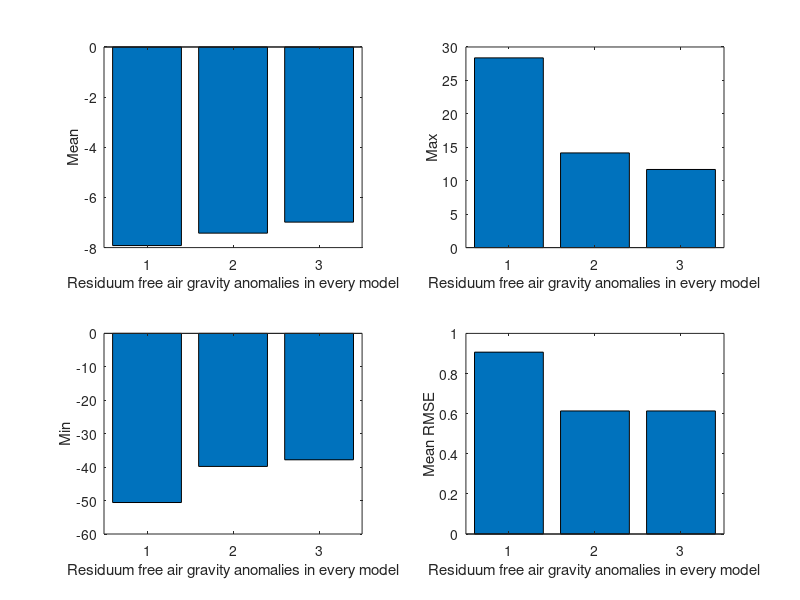
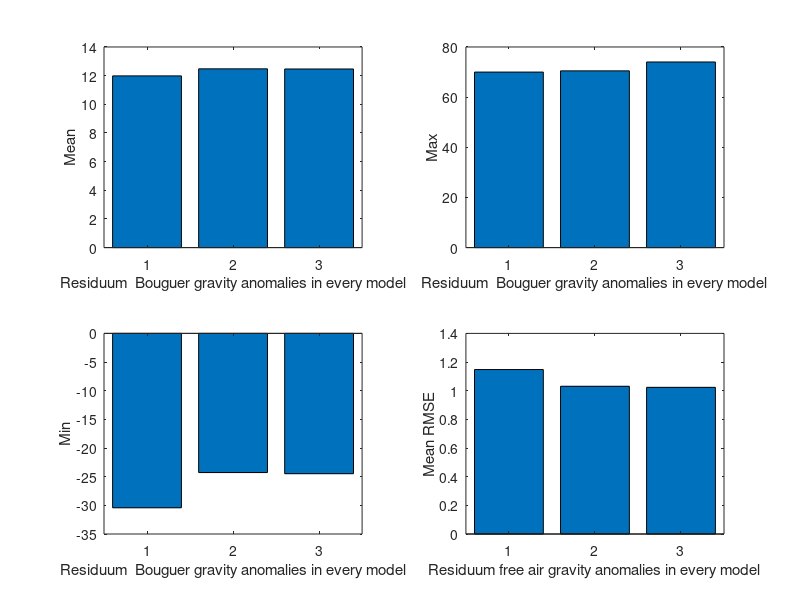

Write MATLAB code to recreate these figures, in order.
% Computation gravity anomaly using data anomalies
gn=importdata('data_to_anomalies (1).txt');
fi=gn.data(:,1);
la=gn.data(:,2);
H=gn.data(:,3);
g=gn.data(:,4);

sigma=2.25

for i=1:length(fi)
    gamma(i,1)=978032.66*(1+0.0053024*(sin(fi(i)*pi/180)^2-0.00000585*(sin(2*fi(i)*pi/180)^2)));
end

for i=1:length(H)
    Rfa(i,1)=0.30855*H(i)
    RBg(i,1)=-0.04192*sigma*H(i)
    
end

for i=1:length(H)
    Afa(i,1)=g(i)+Rfa(i)-gamma(i) 
    ABg(i,1)=g(i)+RBg(i)+Rfa(i)-gamma(i) 

end



% S (Grace) for free air gravity anomalies. 'ITSG-Grace2018 S in 2019 with the degree 200'
only_s_grace_free_air=fopen('Only_S_TSG-Grace2018s_Free Air Gravity Anomaly.txt');
for i=1:32
fgetl(only_s_grace_free_air);
end

a_1=textscan(only_s_grace_free_air, '%s %f %f %f %f');
long_s_grace_free_air=a_1{2};
lat_s_grace_free_air=a_1{3};
h_s_grace_free_air=a_1{4};
afa_s_grace_free_air=a_1{5};
fclose(only_s_grace_free_air);


% S (Grace) for Bouguer gravity anomalies. 'ITSG-Grace2018 S in 2019 with the degree 200'
only_s_grace_Bouguer=fopen('Only_S_ITSG-Grace2018s_Bougar.txt');
for i=1:36
fgetl(only_s_grace_Bouguer);
end

a_2=textscan(only_s_grace_Bouguer, '%s %f %f %f %f');
long_s_grace_Bouguer=a_2{2};
lat_s_grace_Bouguer=a_2{3};
h_s_grace_Bouguer=a_2{4};
afa_s_grace_Bouguer=a_2{5};
fclose(only_s_grace_Bouguer);


% AGS Up to 720 for free air gravity anomalies. 'EIGEN-6C in 2011 with the degree 1420'
AGS_up_to_720_free_air=fopen('AGS_Up_To_720_EIGEN-6C_Free Air.txt');
for i=1:32
fgetl(AGS_up_to_720_free_air);
end

d_1=textscan(AGS_up_to_720_free_air, '%s %f %f %f %f');
long_AGS_up_to_720_free_air=d_1{2};
lat_AGS_up_to_720_free_air=d_1{3};
h_AGS_up_to_720_free_air=d_1{4};
afa_AGS_up_to_720_free_air=d_1{5};
fclose(AGS_up_to_720_free_air);


% AGS Up to 720 for Bouguer gravity anomalies. 'EIGEN-6C in 2011 with the degree 1420'
AGS_up_to_720_Bouguer=fopen('AGS_Up_To_720_EIGEN-6C_Bougar.txt');
for i=1:36
fgetl(AGS_up_to_720_Bouguer);
end

d_2=textscan(AGS_up_to_720_Bouguer, '%s %f %f %f %f');
long_AGS_up_to_720_Bouguer=d_2{2};
lat_AGS_up_to_720_Bouguer=d_2{3};
h_AGS_up_to_720_Bouguer=d_2{4};
afa_AGS_up_to_720_Bouguer=d_2{5};
fclose(AGS_up_to_720_Bouguer);


% AGS Up to 2100 for free air gravity anomalies. 'EIGEN-6C4 in 2014 with the degree 2190'
AGS_up_to_2100_free_air=fopen('AGS_Up_To_2100_EIGEN-6C4_Free Air.txt');
for i=1:32
fgetl(AGS_up_to_2100_free_air);
end

e_1=textscan(AGS_up_to_2100_free_air, '%s %f %f %f %f');
long_AGS_up_to_2100_free_air=e_1{2};
lat_AGS_up_to_2100_free_air=e_1{3};
h_AGS_up_to_2100_free_air=e_1{4};
afa_AGS_up_to_2100_free_air=e_1{5};
fclose(AGS_up_to_2100_free_air);



% AGS Up to 2100 for Bouguer gravity anomalies. 'EIGEN-6C4 in 2014 with the degree 2190'
AGS_up_to_2100_Bouguer=fopen('AGS_Up_To_2100_EIGEN-6C4_Bougar.txt');
for i=1:36
fgetl(AGS_up_to_2100_Bouguer);
end

e_2=textscan(AGS_up_to_2100_Bouguer, '%s %f %f %f %f');
long_AGS_up_to_2100_Bouguer=e_2{2};
lat_AGS_up_to_2100_Bouguer=e_2{3};
h_AGS_up_to_2100_Bouguer=e_2{4};
afa_AGS_up_to_2100_Bouguer=e_2{5};
fclose(AGS_up_to_2100_Bouguer);



% Residuum FA1 'only s satellite' for Free air gravity anomalies.'ITSG-Grace2018 S in 2019 with the degree 200'
Residuum_FA1=Afa-afa_s_grace_free_air

% Residuum FA2 AGS Up to 720 for free air gravity anomalies.'EIGEN-6C in 2011 with the degree 1420'
Residuum_FA2=Afa-afa_AGS_up_to_720_free_air

% Residuum FA2 AGS Up to 2100 for free air gravity anomalies. 'EIGEN-6C4 in 2014 with the degree 2190'
Residuum_FA3=Afa-afa_AGS_up_to_2100_free_air


% Residuum BgA1 'only s satellite' for Bouguer gravity anomalies.'ITSG-Grace2018 S in 2019 with the degree 200'
Residuum_BgA1=Afa-afa_s_grace_Bouguer

% Residuum FA2 AGS Up to 720 for Bouguer gravity anomalies.'EIGEN-6C in 2011 with the degree 1420'
Residuum_BgA2=Afa-afa_AGS_up_to_720_Bouguer

% Residuum FA2 AGS Up to 2100 for Bouguer gravity anomalies. 'EIGEN-6C4 in 2014 with the degree 2190'
Residuum_BgA3=Afa-afa_AGS_up_to_2100_Bouguer

% Statistical
RMSE_Residuum_FA1=sqrt((Residuum_FA1.^2)/length(Afa))
RMSE_Residuum_FA2=sqrt((Residuum_FA2.^2)/length(Afa))
RMSE_Residuum_FA3=sqrt((Residuum_FA3.^2)/length(Afa))

RMSE_Residuum_BgA1=sqrt((Residuum_BgA1.^2)/length(Afa))
RMSE_Residuum_BgA2=sqrt((Residuum_BgA2.^2)/length(Afa))
RMSE_Residuum_BgA3=sqrt((Residuum_BgA3.^2)/length(Afa))

Residuum_FA1
Residuum_FA2
Residuum_FA3

Residuum_BgA1
Residuum_BgA2
Residuum_BgA3


mean_Residuum_FA1=mean(Residuum_FA1) 
mean_Residuum_FA2=mean(Residuum_FA2) 
mean_Residuum_FA3=mean(Residuum_FA3) 

mean_Residuum_BgA1=mean(Residuum_BgA1) 
mean_Residuum_BgA2=mean(Residuum_BgA2) 
mean_Residuum_BgA3=mean(Residuum_BgA3) 

max_Residuum_FA1=max(Residuum_FA1) 
max_Residuum_FA2=max(Residuum_FA2) 
max_Residuum_FA3=max(Residuum_FA3) 

max_Residuum_BgA1=max(Residuum_BgA1) 
max_Residuum_BgA2=max(Residuum_BgA2) 
max_Residuum_BgA3=max(Residuum_BgA3) 


min_Residuum_FA1=min(Residuum_FA1) 
min_Residuum_FA2=min(Residuum_FA2) 
min_Residuum_FA3=min(Residuum_FA3) 

min_Residuum_BgA1=min(Residuum_BgA1) 
min_Residuum_BgA2=min(Residuum_BgA2) 
min_Residuum_BgA3=min(Residuum_BgA3) 


mean_RMSE_Residuum_FA1=mean(RMSE_Residuum_FA1)
mean_RMSE_Residuum_FA2=mean(RMSE_Residuum_FA2)
mean_RMSE_Residuum_FA3=mean(RMSE_Residuum_FA2)

mean_RMSE_Residuum_BgA1=mean(RMSE_Residuum_BgA1)
mean_RMSE_Residuum_BgA2=mean(RMSE_Residuum_BgA2)
mean_RMSE_Residuum_BgA3=mean(RMSE_Residuum_BgA3)

fii=52.33720
lai=19.20506
Hi=122.9
gi=981233.733
Afai=gi+0.30855*Hi-(978032.66*(1+0.0053024*((sin(fii*pi/180))^2-0.00000585*((sin(2*fii*pi/180)))^2)));

% Visualization statistical free air gravity anomalies
figure('Name','Statistical_Residuum free air gravity anomalies')
subplot(2,2,1)
bar([mean_Residuum_FA1,mean_Residuum_FA2,mean_Residuum_FA3])
xlabel(['Residuum free air gravity anomalies in every model'])
ylabel(['Mean'])

subplot(2,2,2)
bar([max_Residuum_FA1,max_Residuum_FA2,max_Residuum_FA3])
xlabel(['Residuum free air gravity anomalies in every model'])
ylabel(['Max'])


subplot(2,2,3)
bar([min_Residuum_FA1,min_Residuum_FA2,min_Residuum_FA3])
xlabel(['Residuum free air gravity anomalies in every model'])
ylabel(['Min'])

subplot(2,2,4)
bar([mean_RMSE_Residuum_FA1,mean_RMSE_Residuum_FA2,mean_RMSE_Residuum_FA3])
xlabel(['Residuum free air gravity anomalies in every model'])
ylabel(['Mean RMSE'])


% Visualization statistical Bouguer gravity anomalies
figure('Name','Statistical_Residuum Bouguer gravity anomalies')
subplot(2,2,1)
bar([mean_Residuum_BgA1,mean_Residuum_BgA2,mean_Residuum_BgA3])
xlabel(['Residuum  Bouguer gravity anomalies in every model'])
ylabel(['Mean'])

subplot(2,2,2)
bar([max_Residuum_BgA1,max_Residuum_BgA2,max_Residuum_BgA3])
xlabel(['Residuum  Bouguer gravity anomalies in every model'])
ylabel(['Max'])

subplot(2,2,3)
bar([min_Residuum_BgA1,min_Residuum_BgA2,min_Residuum_BgA3])
xlabel(['Residuum  Bouguer gravity anomalies in every model'])
ylabel(['Min'])

subplot(2,2,4)
bar([mean_RMSE_Residuum_BgA1,mean_RMSE_Residuum_BgA2,mean_RMSE_Residuum_BgA3])
xlabel(['Residuum free air gravity anomalies in every model'])
ylabel(['Mean RMSE'])















